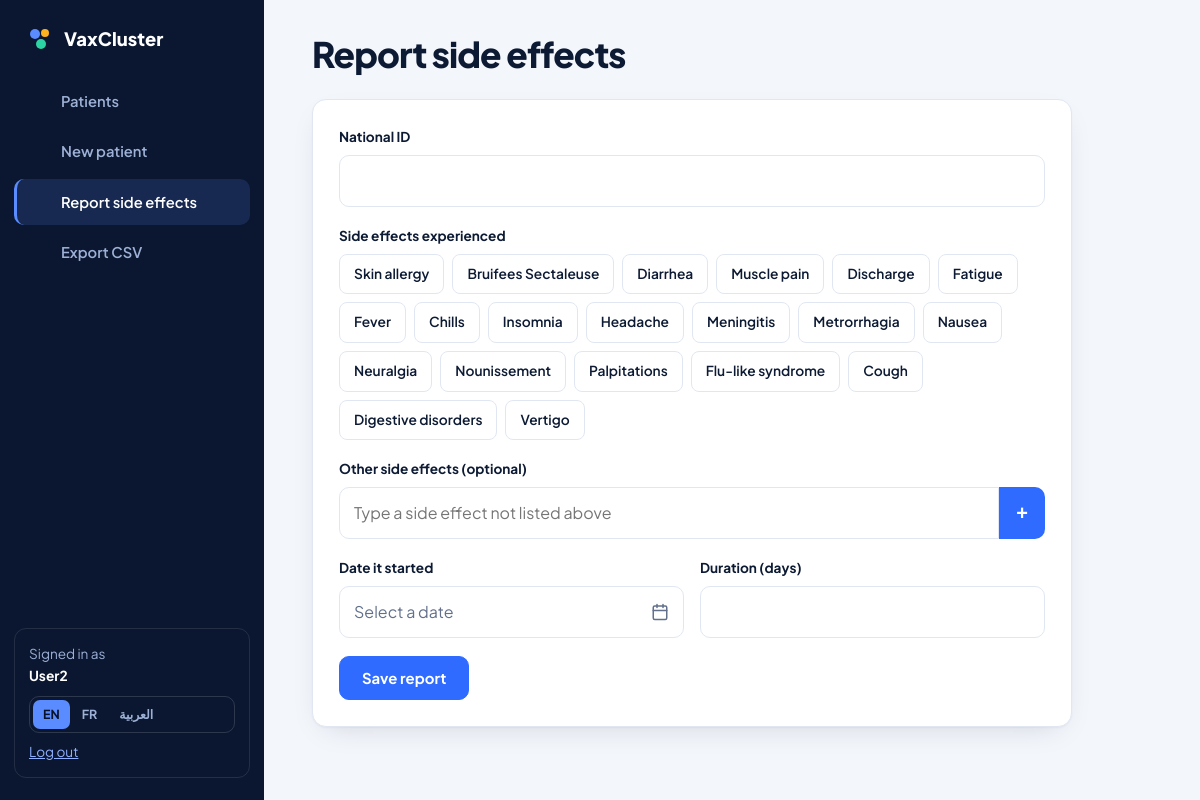
The app's page /patient_form.php (signed in) with its own data.
### tables this page shows
CREATE TABLE `effet_secondaire` (
  `id_effet` int(11) NOT NULL,
  `description` text DEFAULT NULL,
  `date_apparition` date DEFAULT NULL
);

### includes/lang.php (called while the page is built, shortened)
<?php
$LI = ['en' => 0, 'fr' => 1, 'ar' => 2];

### patient_form.php (the view, shortened to what this page needs)
<?php require __DIR__.'/includes/bootstrap.php'; require __DIR__.'/configuration/db_connection.php';
$mode=empty($_SESSION['username'])?'public':'app'; $ok=msg(flash('success_message')); $err=msg(flash('error_message'));
$fx=$conn->query("SELECT description FROM effet_secondaire ORDER BY description");
open_page(t('rep_h'),$mode,'report'); echo $mode==='public'?'<div class="wrap" style="padding-top:48px"><h1 style="font-size:2.4rem">'.h(t('rep_h')).'</h1>':'<div>'; ?>
<div class="card panel"><?php if($ok): ?><div class="alert ok" role="status"><?=h($ok)?></div><?php endif; ?><?php if($err): ?><div class="alert" role="alert"><?=h($err)?></div><?php endif; ?>
<form action="patient_form_action.php" method="post"><?=csrf_field()?>
<div class="field"><label for="idnum"><?=h(t('id_nat'))?></label><input id="idnum" name="idnum" inputmode="numeric" maxlength="20" pattern="[0-9]+" value="<?=h($_GET['id']??'')?>" required></div>
<div class="field"><span class="lbl"><?=h(t('fx_label'))?></span><div class="chips"><?php while($r=$fx->fetch_assoc()): ?><label><input type="checkbox" name="side_effects[]" value="<?=h($r['description'])?>"><span><?=h(td($r['description']))?></span></label><?php endwhile; ?></div></div>
<div class="field"><label for="other"><?=h(t('fx_other'))?></label><?=multi_input('side_effects[]',t('fx_other_ph'),'other')?></div>
<div class="two"><div class="field"><label for="dateappar"><?=h(t('d_start'))?></label><input class="ui" id="dateappar" name="dateappar" type="date" max="<?=date('Y-m-d')?>" required></div>
<div class="field"><label for="dureemanif"><?=h(t('d_dur'))?></label><input id="dureemanif" name="dureemanif" type="number" min="1" required></div></div>
<button class="btn" name="btn_submit"><?=h(t('save_report'))?></button></form></div></div>

### assets/css/app.css (style rules this page uses)
:root { --bg:#f3f6fb;--surface:#fff;--ink:#0c1a33;--muted:#62708c;--line:#e1e7f2;--brand:#2f6bff;--brand-ink:#fff;--brand-soft:#e8efff;--amber:#ffb020;--ok:#10b981;--bad:#f43f5e;--navy:#0b1730;--r:14px;--sh:0 1px 2px rgba(12,26,51,.04),0 10px 30px -14px rgba(12,26,51,.18) }
* { box-sizing:border-box }
html { scroll-behavior:smooth;scroll-padding-top:84px }
body { margin:0;background:var(--bg);color:var(--ink);font:16px/1.65 'Plus Jakarta Sans','Cairo',system-ui,sans-serif;-webkit-font-smoothing:antialiased }
.btn { display:inline-flex;align-items:center;justify-content:center;gap:8px;padding:12px 22px;border-radius:10px;border:1.5px solid var(--brand);background:var(--brand);color:var(--brand-ink);font:700 .93rem 'Plus Jakarta Sans',sans-serif;text-decoration:none;cursor:pointer;transition:transform .15s,box-shadow .15s }
.card { background:var(--surface);border:1px solid var(--line);border-radius:var(--r);padding:26px;box-shadow:var(--sh) }
input,select,textarea { width:100%;padding:12px 14px;border:1.5px solid var(--line);border-radius:10px;background:var(--surface);color:var(--ink);font:inherit }
.panel { max-width:760px }
.field { margin-bottom:18px }
label,.lbl { display:block;font-weight:700;font-size:.85rem;margin-bottom:6px }
.two { display:grid;grid-template-columns:1fr 1fr;gap:16px }
.chips { display:flex;flex-wrap:wrap;gap:8px }
.chips label { margin:0;position:relative }
.chips span { display:inline-block;padding:8px 14px;border:1.5px solid var(--line);border-radius:8px;font-weight:600;font-size:.86rem;cursor:pointer;background:var(--surface);transition:.15s }
.btn { white-space:nowrap }

### records on screen
effet_secondaire: description "Skin allergy"
effet_secondaire: description "Bruifees Sectaleuse"
effet_secondaire: description "Diarrhea"
effet_secondaire: description "Muscle pain"
effet_secondaire: description "Discharge"
effet_secondaire: description "Fatigue"
effet_secondaire: description "Fever"
effet_secondaire: description "Chills"
effet_secondaire: description "Insomnia"
effet_secondaire: description "Headache"
effet_secondaire: description "Meningitis"
effet_secondaire: description "Metrorrhagia"
effet_secondaire: description "Nausea"
effet_secondaire: description "Neuralgia"
effet_secondaire: description "Nounissement"
effet_secondaire: description "Palpitations"
effet_secondaire: description "Flu-like syndrome"
effet_secondaire: description "Cough"
effet_secondaire: description "Digestive disorders"
effet_secondaire: description "Vertigo"

### other values on screen
t($n[2]) "Patients"
t($n[2]) "New patient"
t($n[2]) "Report side effects"
t($n[2]) "Export CSV"
t('signed_in') "Signed in as"
$_SESSION['username'] "User2"
$l "EN"
$l "FR"
$l "العربية"
t('logout') "Log out"
$heading ?: $title "Report side effects"
t('id_nat') "National ID"
t('fx_label') "Side effects experienced"
t('fx_other') "Other side effects (optional)"
t('d_start') "Date it started"
